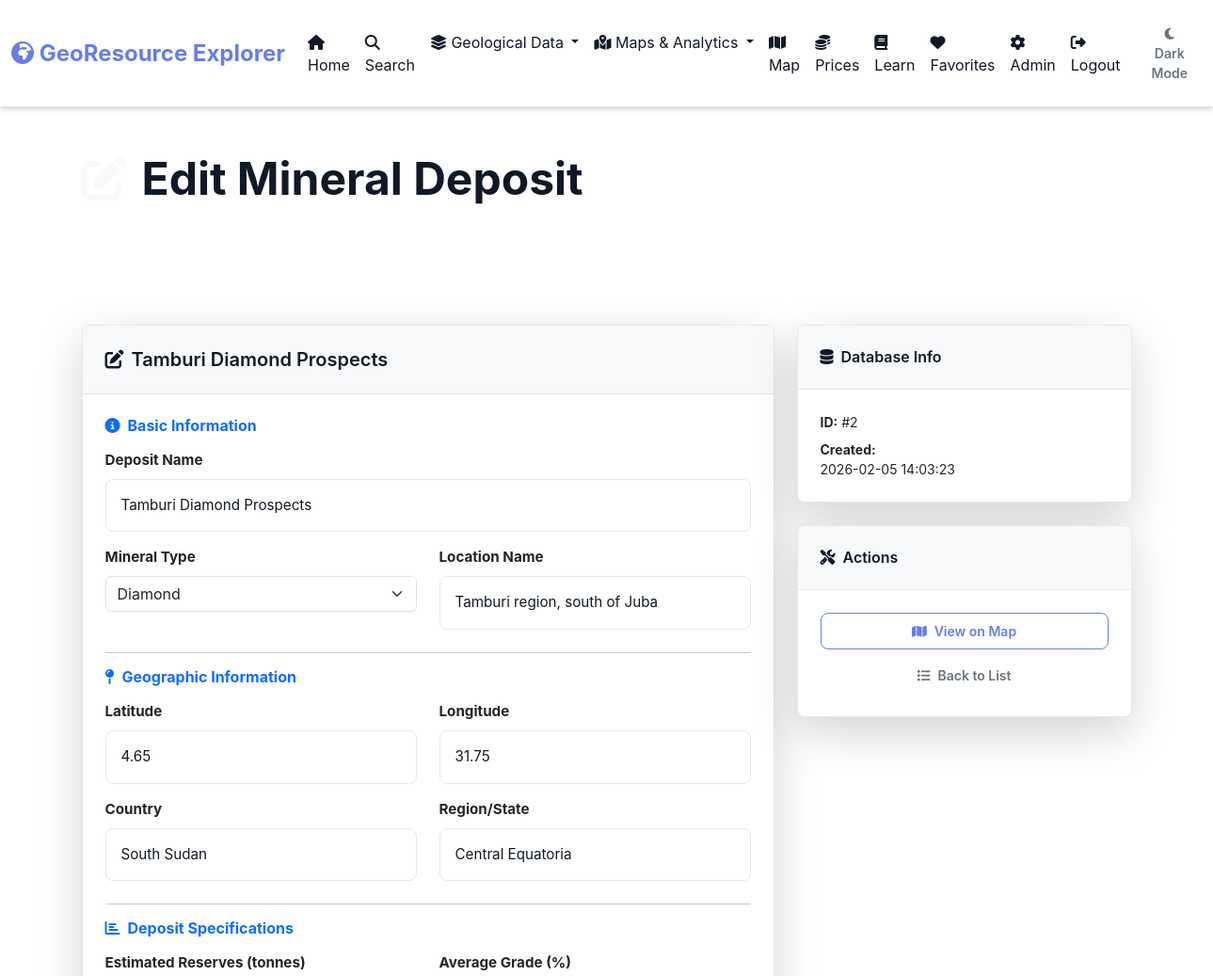
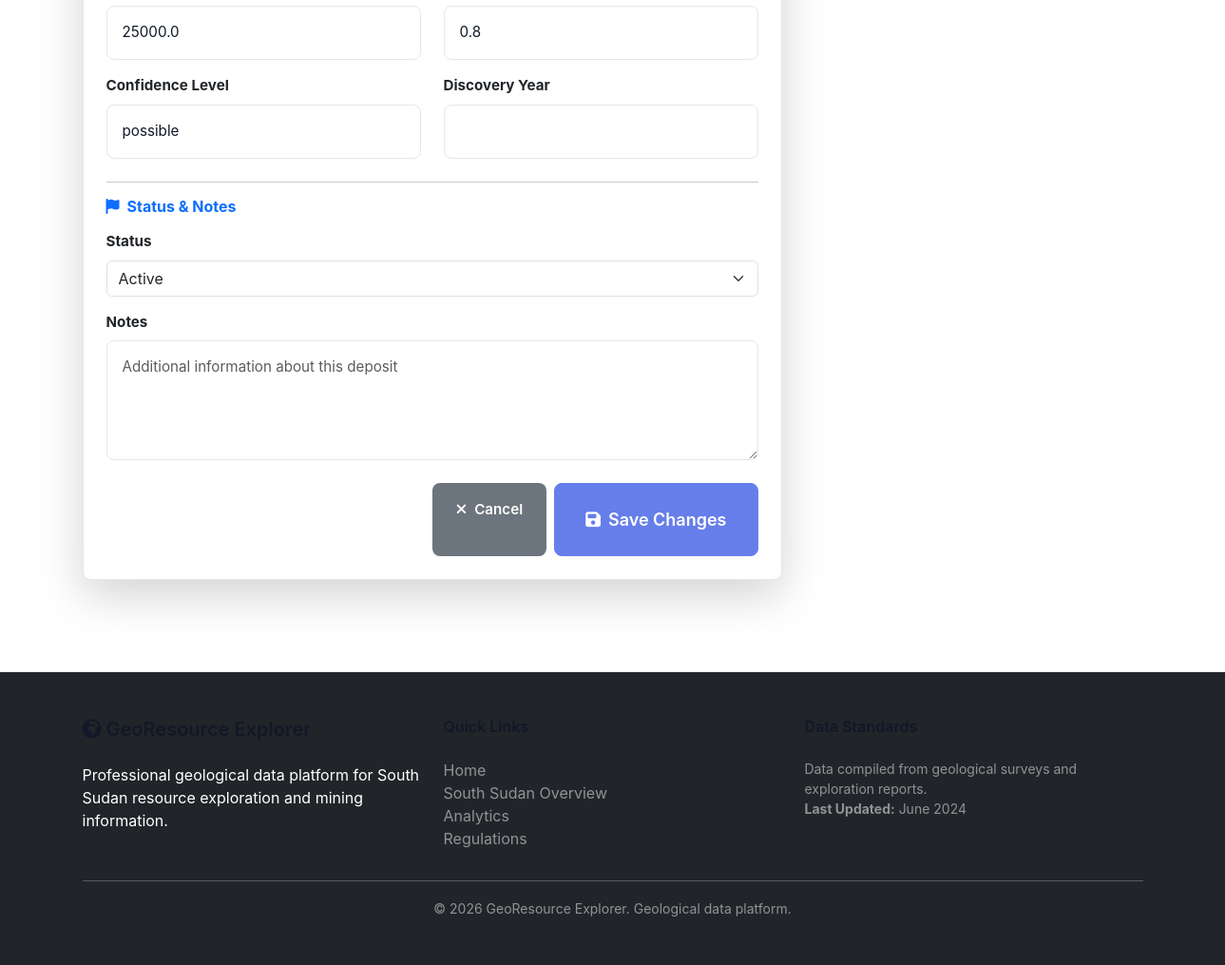
Page /admin/deposits/2/edit (signed in) on the earlier database version (2 pictures, top to bottom).
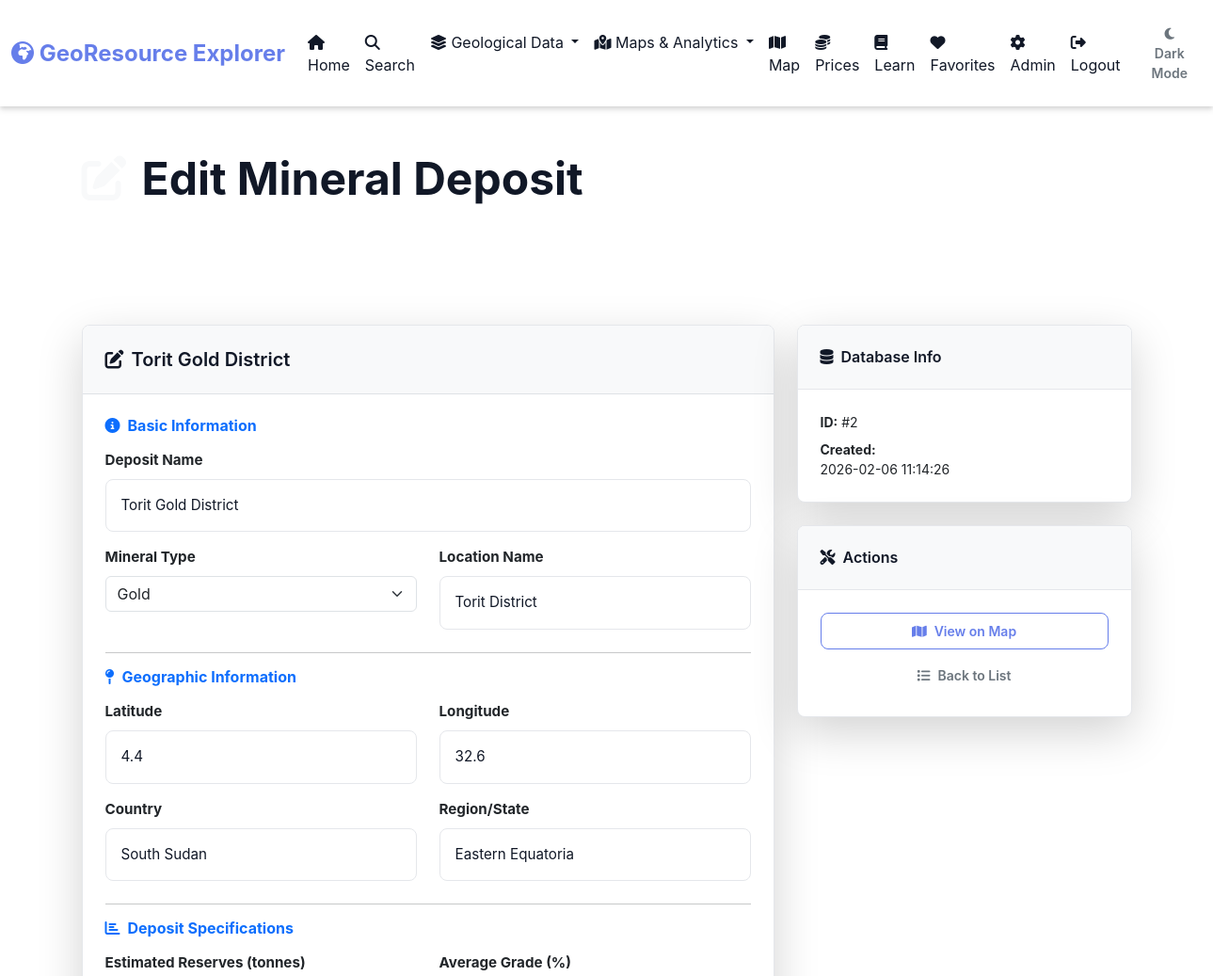
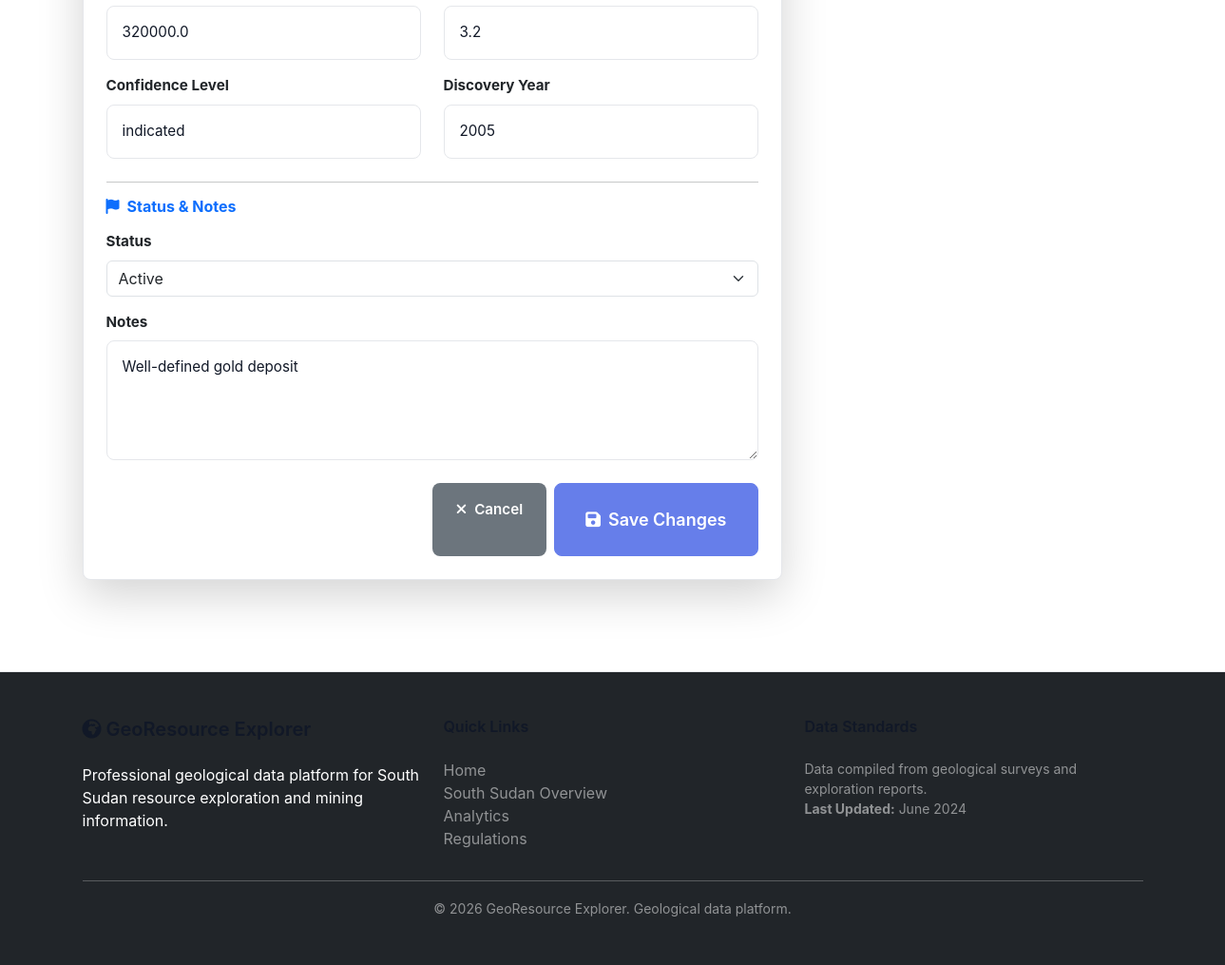
Same page on the later database version (2 pictures, top to bottom).
### tables this page shows
CREATE TABLE deposits (
        id INTEGER PRIMARY KEY AUTOINCREMENT,
        name TEXT NOT NULL,
        mineral_type_id INTEGER,
        ore_type_id INTEGER,
        location_name TEXT,
        latitude REAL,
        longitude REAL,
        country TEXT,
        region TEXT,
        estimated_reserves_tonnes REAL,
        average_grade REAL,
        confidence_level TEXT,
        discovery_year INTEGER,
        status TEXT,
        notes TEXT,
        created_by INTEGER,
        created_at TIMESTAMP DEFAULT CURRENT_TIMESTAMP,
        FOREIGN KEY(mineral_type_id) REFERENCES mineral_types(id),
        FOREIGN KEY(ore_type_id) REFERENCES ore_types(id),
        FOREIGN KEY(created_by) REFERENCES users(id)
    );

CREATE TABLE mineral_types (
            id INTEGER PRIMARY KEY AUTOINCREMENT,
            name TEXT UNIQUE NOT NULL,
            category TEXT,
            description TEXT
        );

### app/deposits.py (the view, shortened to what this page needs)
    @app.route("/admin/deposits/<int:deposit_id>/edit", methods=["GET", "POST"])
    @login_required
    def admin_edit_deposit(deposit_id):
        if not is_admin():
            return redirect("/")
        db = get_db()
        deposit = db.execute("""
            SELECT d.*, mt.name as mineral_name
            FROM deposits d
            LEFT JOIN mineral_types mt ON d.mineral_type_id = mt.id
            WHERE d.id = ?
        """, (deposit_id,)).fetchone()
        if not deposit:
            return redirect("/admin/deposits")
        deposit = dict(deposit)
        mineral_types = db.execute(
            "SELECT id, name FROM mineral_types ORDER BY name"
        ).fetchall()
        mineral_types = [dict(m) for m in mineral_types]
        return render_template("admin_edit_deposit.html",
                             deposit=deposit,
                             mineral_types=mineral_types)

### app/__init__.py (called while the page is built)
def create_app():
    instance_path = os.path.dirname(os.path.dirname(__file__))
    app = Flask(__name__,
                template_folder=os.path.join(instance_path, 'templates'),
                static_folder=os.path.join(instance_path, 'static'))
    app.secret_key = "your_secret_key_here"
    @app.context_processor
    def inject_admin():
        return dict(is_admin=is_admin())
    from .routes import register_routes
    register_routes(app)
    return app

### app/db.py (called while the page is built)
def get_db():
    db_path = os.path.join(os.path.dirname(os.path.dirname(__file__)), 'minerals.db')
    conn = sqlite3.connect(db_path, check_same_thread=False)
    conn.row_factory = sqlite3.Row
    return conn

### app/helpers.py (called while the page is built)
def login_required(f):
    @wraps(f)
    def decorated_function(*args, **kwargs):
        if session.get("user_id") is None:
            return redirect("/login")
        return f(*args, **kwargs)
    return decorated_function

### app/utils.py (called while the page is built)
def is_admin():
    if "user_id" not in session:
        return False
    db = get_db()
    user = db.execute(
        "SELECT is_admin FROM users WHERE id = ?",
        (session["user_id"],)
    ).fetchone()
    return user and user["is_admin"] == 1

### templates/admin_edit_deposit.html (shortened to what the changed rows need)
{% extends "layout.html" %}
{% block content %}
<div class="bg-gradient py-4 mb-4">
    <div class="container">
        <h1 class="display-5 fw-bold mb-2">
            <i class="fas fa-edit text-light me-3"></i>Edit Mineral Deposit
        </h1>
    </div>
</div>
<div class="container py-4">
    <div class="row">
        <div class="col-lg-8">
            <div class="card shadow-lg">
                <div class="card-header bg-light border-bottom">
                    <h5 class="mb-0">
                        <i class="fas fa-pen-to-square me-2"></i>{{ deposit.name }}
                    </h5>
                </div>
                <div class="card-body">
                    <form method="POST">
                        <div class="mb-4">
                            <div class="mb-3">
                                <label class="form-label fw-bold">Deposit Name</label>
                                <input type="text" class="form-control" name="name" value="{{ deposit.name }}" required>
                            </div>
                            <div class="row">
                                <div class="col-md-6">
                                    <label class="form-label fw-bold">Mineral Type</label>
                                    <select class="form-select" name="mineral_type_id">
                                        {% for mineral in mineral_types %}
                                        <option value="{{ mineral.id }}" {% if mineral.id == deposit.mineral_type_id %}selected{% endif %}>
                                            {{ mineral.name }}
                                        </option>
                                        {% endfor %}
                                    </select>
                                </div>
                                <div class="col-md-6">
                                    <label class="form-label fw-bold">Location Name</label>
                                    <input type="text" class="form-control" name="location_name" value="{{ deposit.location_name or '' }}">
                                </div>
                            </div>
                        </div>
                        <div class="mb-4">
                            <div class="row">
                                <div class="col-md-6">
                                    <label class="form-label fw-bold">Latitude</label>
                                    <input type="number" class="form-control" name="latitude"
                                           step="0.0001" value="{{ deposit.latitude or '' }}"
                                           placeholder="-90 to 90">
                                </div>
                                <div class="col-md-6">
                                    <label class="form-label fw-bold">Longitude</label>
                                    <input type="number" class="form-control" name="longitude"
                                           step="0.0001" value="{{ deposit.longitude or '' }}"
                                           placeholder="-180 to 180">
                                </div>
                            </div>
                            <div class="row mt-3">
                                <div class="col-md-6">
                                    <label class="form-label fw-bold">Country</label>
                                    <input type="text" class="form-control" name="country" value="{{ deposit.country or '' }}">
                                </div>
                                <div class="col-md-6">
                                    <label class="form-label fw-bold">Region/State</label>
                                    <input type="text" class="form-control" name="region" value="{{ deposit.region or '' }}">
                                </div>
                            </div>
                        </div>
                        <div class="mb-4">
                            <div class="row">
                                <div class="col-md-6">
                                    <label class="form-label fw-bold">Estimated Reserves (tonnes)</label>
                                    <input type="number" class="form-control" name="reserves"
                                           step="1000" value="{{ deposit.estimated_reserves_tonnes or '' }}">
                                </div>
                                <div class="col-md-6">
                                    <label class="form-label fw-bold">Average Grade (%)</label>
                                    <input type="number" class="form-control" name="grade"
                                           step="0.01" value="{{ deposit.average_grade or '' }}">
                                </div>
                            </div>
                            <div class="row mt-3">
                                <div class="col-md-6">
                                    <label class="form-label fw-bold">Confidence Level</label>
                                    <input type="text" class="form-control" name="confidence"
                                           value="{{ deposit.confidence_level or '' }}"
                                           placeholder="High, Medium, Low, etc.">
                                </div>
                                <div class="col-md-6">
                                    <label class="form-label fw-bold">Discovery Year</label>
                                    <input type="number" class="form-control" name="year"
                                           min="1900" max="2100" value="{{ deposit.discovery_year or '' }}">
                                </div>
                            </div>
                        </div>
                        <div class="mb-4">
                            <div class="mb-3">
                                <label class="form-label fw-bold">Notes</label>
                                <textarea class="form-control" name="notes" rows="4" placeholder="Additional information about this deposit">{{ deposit.notes or '' }}</textarea>
                            </div>
                        </div>
                    </form>
                </div>
            </div>
        </div>
        <div class="col-lg-4">
            <div class="card shadow-lg mb-4">
                <div class="card-body small">
                    <p class="mb-2">
                        <strong>ID:</strong> #{{ deposit.id }}
                    </p>
                    {% if deposit.created_at %}
                    <p class="mb-0">
                        <strong>Created:</strong><br>
                        {{ deposit.created_at }}
                    </p>
                    {% endif %}
                </div>
            </div>
        </div>
    </div>
</div>
{% endblock %}

Differences in the rows shown:
changed deposits "South Sudan": name "Tamburi Diamond Prospects" → "Torit Gold District"; mineral_type_id "Diamond" → "Gold"; location_name "Tamburi region, south of Juba" → "Torit District"; latitude "4.65" → "4.4"; longitude "31.75" → "32.6"; region "Central Equatoria" → "Eastern Equatoria"; reserves "25000.0" → "320000.0"; grade "0.8" → "3.2"; confidence "possible" → "indicated"; year (not shown) → "2005"; notes (not shown) → "Well-defined gold deposit"; created_at "2026-02-05 14:03:23" → "2026-02-06 11:14:26"
